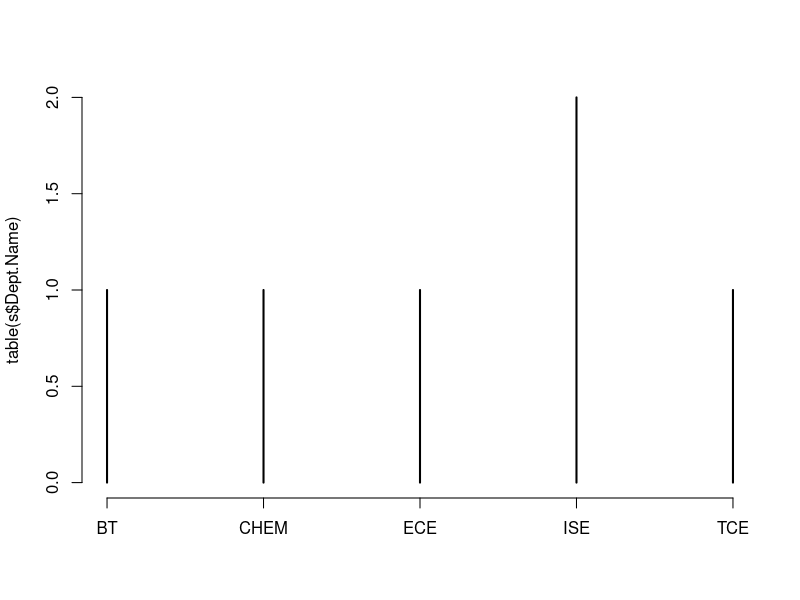

Write the R code that produced this figure.
## ---- chunk 1
student<-read.csv('Q1a.csv',header = TRUE)
head(student)

## ---- chunk 2
s<-student[student$SGPA>9,c("Name","Dept.Name")]
s
plot(table(s$Dept.Name))

## ---- chunk 3
sub<-subset(student,rowSums(student=="S")>=1 & rowSums(student=="F")>=1)
sub
## ---- chunk 4
aggregate(SGPA~Dept.Name,student,mean)

## ---- chunk 5
aggregate(Sub1~Dept.Name,student,mean)

## ---- chunk 6
for(i in unique(student$Dept.Name))
{
  cat(i,'\n')
  t<-student[student$Dept.Name==i,]
  t<-t[order(t$SGPA)]
  print(head(t,n=10))
}

## ---- chunk 7
student[order(student$Dept.Name,student$Name),]
## ---- chunk 8
subset(student,Name=="Aravind")
